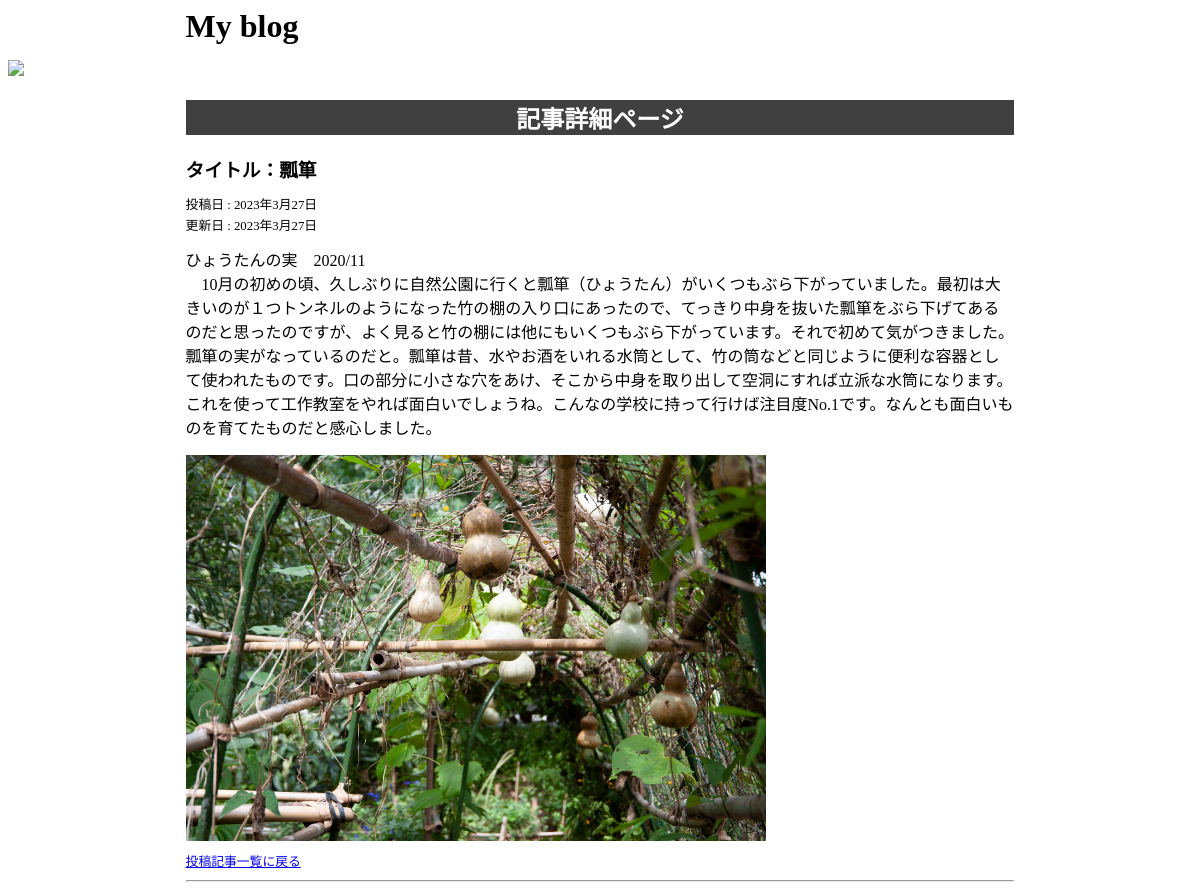
Page /blog/detail/3 on the committed database.
### blog/models.py (models this page shows, shortened)
class Post(models.Model):
    title = models.CharField(max_length=40)
    text = models.TextField()
    image = models.ImageField(null = True, upload_to='media/images/')
    posted_at = models.DateField()
    updated_at = models.DateField()

### blog/views.py (the view)
# urls.py: path('detail/<int:post_id>',views.detail,name='detail')
def detail(request,post_id):
    post = Post.objects.get(id=post_id)
    params = {
        'id':post_id,
        'post':post,
    }
    return render(request, 'blog/detail.html',params)

### blog/templates/blog/detail.html (shortened to what this page needs)
{% load static %}
<!DOCTYPE html>
<html lang="ja">
<head>
    <link rel="stylesheet" href="{% static 'blog/css/style.css' %}">
</head>
<body>
    <h1>My blog</h1>
    <img src="{% static 'blog/images/TopPhoto.jpg' %}">
    <div class="container">
    <h2>記事詳細ページ</h2>
    <div>
    <h3>タイトル：{{ post.title }}</h3>
    <p class="day">投稿日 : {{ post.posted_at }}</p>
    <p class="day">更新日 : {{ post.updated_at }}</p>
        <div class="post_text">
            <p>{{ post.text|linebreaks }}</p>
        </div>
        <div class="post_image">
            <img src="{{ post.image.url }}" >
        </div>
    <p class="day"><a href="{% url 'index' %}">投稿記事一覧に戻る </a></p>
    <hr />
    </div>
    </div>
</body>
</html>

### blog/static/blog/css/style.css (style rules this page uses)
h1 { font-weight: 600; color: #000; width: 70%; margin: 0 auto 15px auto; }
h2 { text-align: center; color: #fff; background-color: #404040; }
img { width: 100%; max-width: 1200px; margin: 0 auto; }
.container { width: 70%; margin: 0 auto; }
.day { font-size: 0.8em; line-height: 0.7; }
.post_image { width: 70%; }

### rows in the picture
Post: title "瓢箪", posted_at "2023年3月27日", updated_at "2023年3月27日", text "ひょうたんの実 2020/11 10月の初めの頃、久しぶりに自然公園に行くと瓢箪（ひょうたん）がいくつもぶら下がっていました。最初は大きいのが１つトンネルのようになった竹の棚の入り口にあったので、てっきり中身を抜いた瓢箪をぶら下げてあるのだと思ったのですが、よく見ると竹の棚には他にもいくつもぶら下がっています。それで初めて気がつきました。瓢箪の実がなっているのだと。瓢箪は昔、水やお酒をいれる水筒として、竹の筒などと同じように便利な容器として使われたものです。口の部分に小さな穴をあけ、そこから中身を取り出して空洞にすれば立派な水筒になります。これを使って工作教室をやれば面白いでしょうね。こんなの学校に持って行けば注目度No.1です。なんとも面白いものを育てたものだと感心しました。", image (picture)
